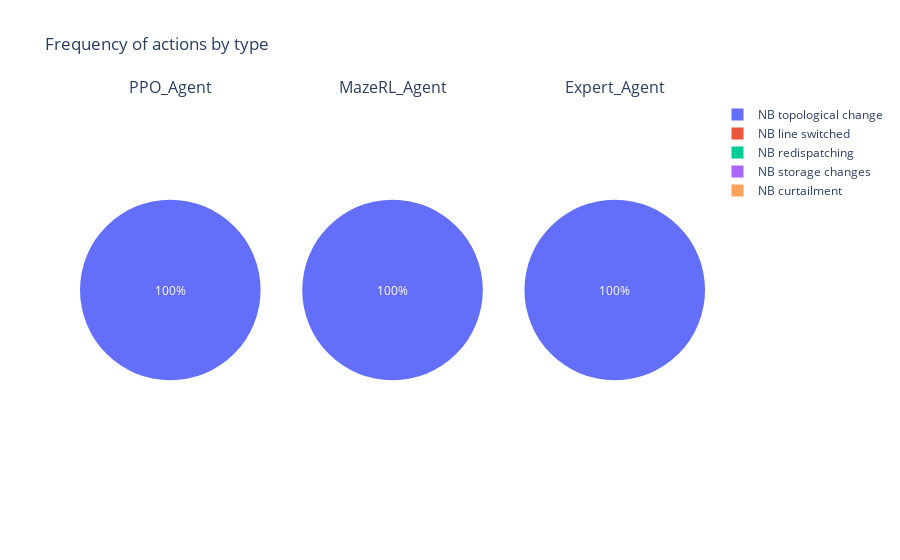

Write notebook code for a chart like this one.
### Markdown cell above
# <a class="anchor" id="actions_frequency">Actions frequency</a>
### 1. Actions frequency by type

### Code cell
aa.plot_actions_freq_by_type_multi_agent(agents.agents_data, col=3)

### Figure 1 — Plotly figure (JSON) as saved in the notebook; plotly's stock layout.template omitted (floating-point values rounded to 4 significant figures)
{"data": [{"labels": ["NB line switched", "NB topological change", "NB redispatching", "NB storage changes", "NB curtailment"], "name": "PPO_Agent", "values": [0, 242, 0, 0, 0], "type": "pie", "domain": {"x": [0.0, 0.2889], "y": [0.0, 1.0]}, "textposition": "inside"}, {"labels": ["NB line switched", "NB topological change", "NB redispatching", "NB storage changes", "NB curtailment"], "name": "MazeRL_Agent", "values": [0, 168, 0, 0, 0], "type": "pie", "domain": {"x": [0.3556, 0.6444], "y": [0.0, 1.0]}, "textposition": "inside"}, {"labels": ["NB line switched", "NB topological change", "NB redispatching", "NB storage changes", "NB curtailment"], "name": "Expert_Agent", "values": [0, 130, 0, 0, 0], "type": "pie", "domain": {"x": [0.7111, 1.0], "y": [0.0, 1.0]}, "textposition": "inside"}], "layout": {"annotations": [{"font": {"size": 16}, "showarrow": false, "text": "PPO_Agent", "x": 0.1444, "xanchor": "center", "xref": "paper", "y": 1.0, "yanchor": "bottom", "yref": "paper"}, {"font": {"size": 16}, "showarrow": false, "text": "MazeRL_Agent", "x": 0.5, "xanchor": "center", "xref": "paper", "y": 1.0, "yanchor": "bottom", "yref": "paper"}, {"font": {"size": 16}, "showarrow": false, "text": "Expert_Agent", "x": 0.8556, "xanchor": "center", "xref": "paper", "y": 1.0, "yanchor": "bottom", "yref": "paper"}], "title": {"text": "Frequency of actions by type"}, "uniformtext": {"minsize": 12, "mode": "hide"}}}
